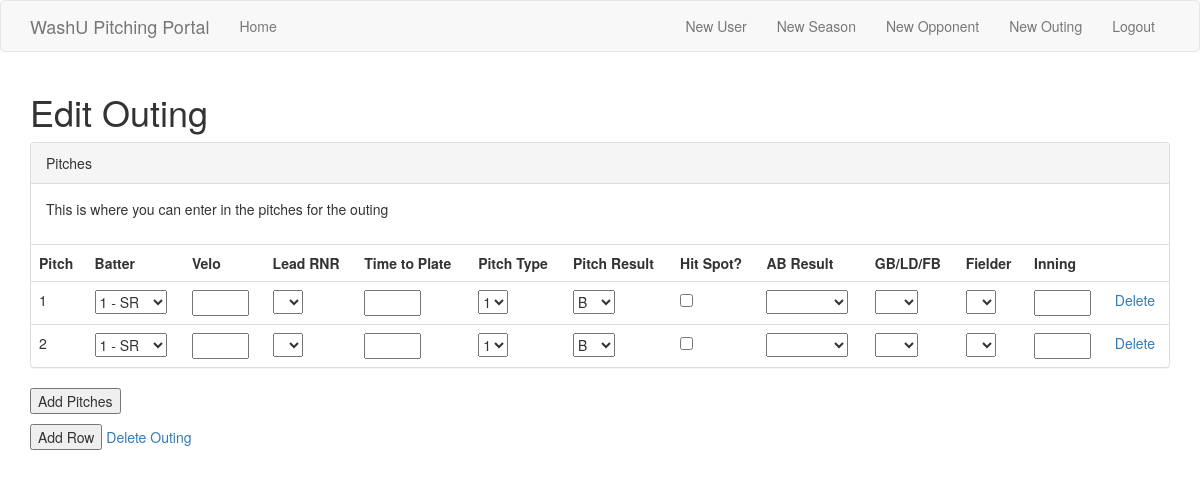
The page /edit_outing_pitches/1 (signed in) on the database as committed earlier.
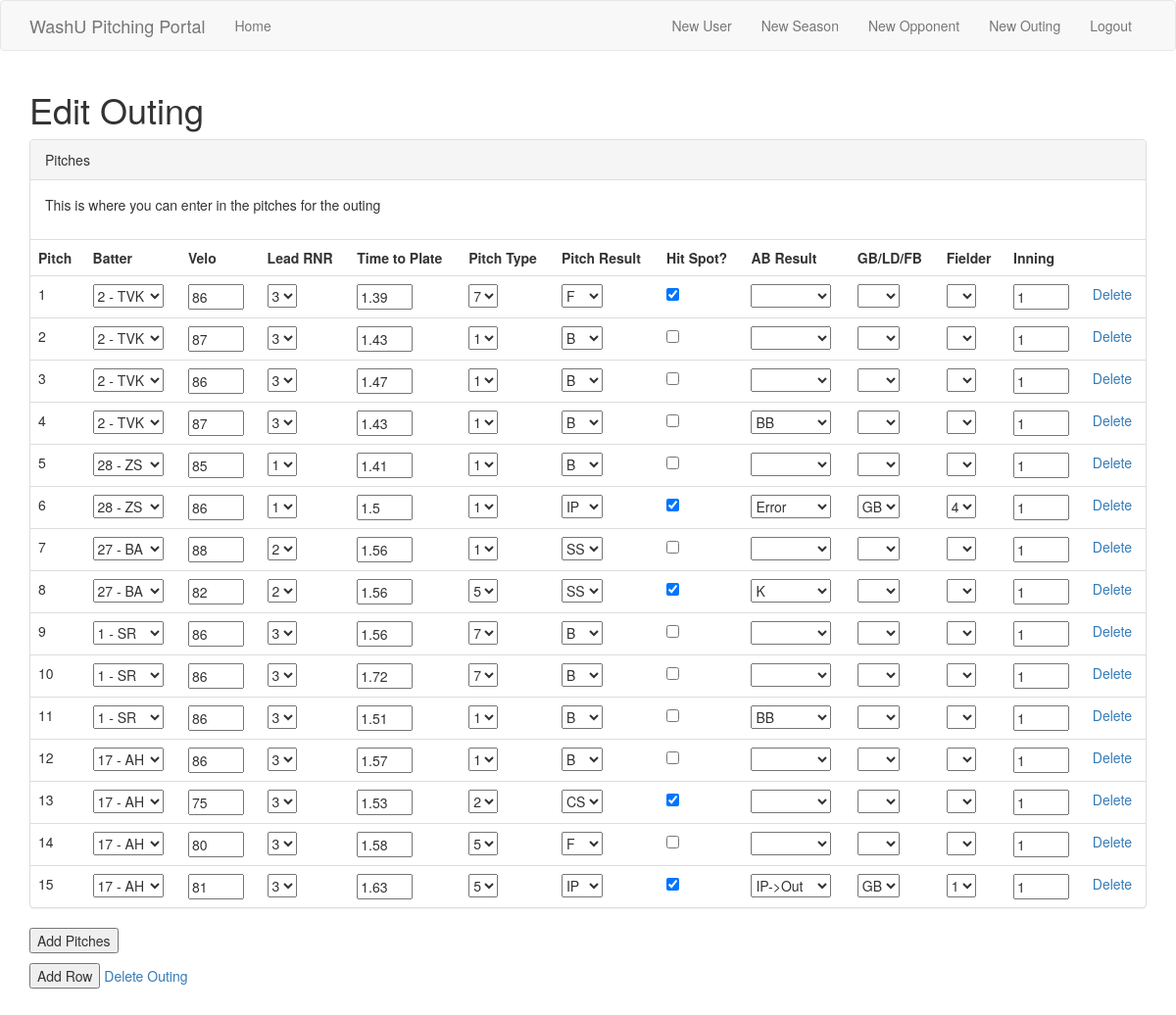
The same page on the database as committed later.
### app/models.py (models this page shows, shortened)
class Pitch(db.Model):
    id = db.Column(db.Integer, primary_key=True)
    atbat_id = db.Column(db.Integer, db.ForeignKey('at_bat.id'), index=True)
    pitch_num = db.Column(db.Integer, index=True)
    batter_id = db.Column(db.Integer, db.ForeignKey('batter.id'), index=True)
    velocity = db.Column(db.Integer, index=True)
    lead_runner = db.Column(db.String(8), index=True)
    time_to_plate = db.Column(db.Float, index=True)
    pitch_type = db.Column(db.String(8), index=True)
    pitch_result = db.Column(db.String(8), index=True)
    hit_spot = db.Column(db.Boolean, index=True)
    count = db.Column(db.String(8), index=True)
    ab_result = db.Column(db.String(32), index=True)
    traj = db.Column(db.String(8), index=True)
    fielder = db.Column(db.String(8), index=True)
    inning = db.Column(db.Integer, index=True)

class Batter(db.Model):
    id = db.Column(db.Integer, primary_key=True)
    name = db.Column(db.String(64), index=True)
    short_name = db.Column(db.String(8), index=True)
    bats = db.Column(db.String(8), index=True)
    grad_year = db.Column(db.String(8), index=True)
    opponent_id = db.Column(db.Integer, db.ForeignKey('opponent.id'), index=True)
    at_bats = db.relationship('AtBat', backref='batter', lazy='dynamic')
    def __repr__(self):
        return self.short_name

### app/routes.py (the view, shortened to what this page needs)
@app.route('/edit_outing_pitches/<outing_id>', methods=['GET', 'POST'])
@login_required
def edit_outing_pitches(outing_id):
    outing = Outing.query.filter_by(id=outing_id).first_or_404()
    user = User.query.filter_by(id=outing.user_id).first_or_404()
    opponent = Opponent.query.filter_by(id=outing.opponent_id).first_or_404()
    season = Season.query.filter_by(id=outing.season_id).first_or_404()
    if not current_user.admin:
        flash("You are not an admin and cannot edit someone else's outing")
        return redirect(url_for('index'))
    form = OutingPitchForm()
    for subform in form.pitch:
        subform.batter_id.choices = getAvailableBatters(outing_id)
    num_pitches = 0
    for at_bat in outing.at_bats:
        for pitch in at_bat.pitches:
            num_pitches += 1
    for p in range(1, num_pitches):
        form.pitch.append_entry()
    for subform in form.pitch:
        subform.batter_id.choices = getAvailableBatters(outing_id)
    batters = []
    for b in opponent.batters:
        batters.append(b)
    return render_template('outing/edit_outing_pitches.html',
                           title='Edit Outing',
                           outing=outing,
                           opponent=opponent,
                           form=form)

### app/forms.py
class OutingPitchForm(FlaskForm):
    pitch = FieldList(
        FormField(PitchForm),
        min_entries=1,
        max_entries=150,
        validators=[Optional()])
    submit = SubmitField('Add Pitches')

### app/models.py (called while the page is built)
@login.user_loader
def load_user(id):
    return User.query.get(int(id))

### app/routes.py (called while the page is built)
def getAvailableBatters(outing_id):
    outing = Outing.query.filter_by(id=outing_id).first_or_404()
    opponent = Opponent.query.filter_by(id=outing.opponent_id).first_or_404()
    batters_tuples = []
    for batter in opponent.batters:
        batters_tuples.append((batter.id, batter))
    return batters_tuples

### app/templates/outing/edit_outing_pitches.html (shortened to what the changed rows need)
{% extends "base.html" %}
{% block app_content %}
    <h1>Edit Outing</h1>
    <form method="post" novalidate>
        <div class="panel panel-default">
                <table class='table' id="table">
                    <tr>
                        <th>Pitch</th>
                        <th>Batter</th>
                        <th>Velo</th>
                        <th>Lead RNR</th>
                        <th>Time to Plate</th>
                        <th>Pitch Type</th>
                        <th>Pitch Result</th>
                        <th>Hit Spot?</th>
                        <th>AB Result</th>
                        <th>GB/LD/FB</th>
                        <th>Fielder</th>
                        <th>Inning</th>
                    </tr>
                    {% for at_bat in outing.at_bats %}
                        {% for pitch in at_bat.pitches %}
                            <tr class='subform' id="pitch-{{ pitch.pitch_num-1 }}-form" data-index='{{ pitch.pitch_num-1 }}'>
                                <td>{{ pitch.pitch_num }}</td>
                                <td>
                                    <select id="pitch-{{ pitch.pitch_num-1 }}-batter_id" name="pitch-{{ pitch.pitch_num-1 }}-batter_id">
                                    {% for batter in opponent.batters %}
                                        <option value="{{ batter.id }}" {% if pitch.batter_id==batter.id %} selected='selected' {% endif %}>{{ batter }}</option>
                                    {% endfor %}
                                    </select>
                                </td>
                                <td>
                                    {% if pitch.velocity == None %}
                                        <input id="pitch-{{ pitch.pitch_num-1 }}-velocity" name="pitch-{{ pitch.pitch_num-1 }}-velocity" size="4" type="text" value="">
                                    {% else %}
                                        <input id="pitch-{{ pitch.pitch_num-1 }}-velocity" name="pitch-{{ pitch.pitch_num-1 }}-velocity" size="4" type="text" value="{{ pitch.velocity }}">
                                    {% endif %}
                                </td>
                                <td>
                                    <select id="pitch-{{pitch.pitch_num-1}}-lead_runner" name="pitch-{{pitch.pitch_num-1}}-lead_runner" required>
                                        <option value="" {% if pitch.lead_runner==None %} selected='selected' {% endif %}></option>
                                        <option value="1" {% if pitch.lead_runner==1 %} selected='selected' {% endif %}>1</option>
                                        <option value="2" {% if pitch.lead_runner==2 %} selected='selected' {% endif %}>2</option>
                                        <option value="3" {% if pitch.lead_runner==3 %} selected='selected' {% endif %}>3</option>
                                    </select>
                                </td>
                                <td>
                                    {% if pitch.time_to_plate == None %}
                                        <input id="pitch-{{ pitch.pitch_num-1 }}-time_to_plate" name="pitch-{{ pitch.pitch_num-1 }}-time_to_plate" size="4" type="text" value="">
                                    {% else %}
                                        <input id="pitch-{{ pitch.pitch_num-1 }}-time_to_plate" name="pitch-{{ pitch.pitch_num-1 }}-time_to_plate" size="4" type="text" value="{{ pitch.time_to_plate }}">
                                    {% endif %}
                                </td>
                                <td>
                                    <select id="pitch-{{pitch.pitch_num-1}}-pitch_type" name="pitch-{{pitch.pitch_num-1}}-pitch_type" required>
                                        <option value="1" {% if pitch.pitch_type==1 %} selected='selected' {% endif %}>1</option>
                                        <option value="2" {% if pitch.pitch_type==2 %} selected='selected' {% endif %}>2</option>
                                        <option value="5" {% if pitch.pitch_type==5 %} selected='selected' {% endif %}>5</option>
                                        <option value="7" {% if pitch.pitch_type==7 %} selected='selected' {% endif %}>7</option>
                                    </select>
                                </td>
                                <td>
                                    <select id="pitch-{{pitch.pitch_num-1}}-pitch_result" name="pitch-{{pitch.pitch_num-1}}-pitch_result" required>
                                        <option value="B" {% if pitch.pitch_result=='B' %} selected='selected' {% endif %}>B</option>
                                        <option value="CS" {% if pitch.pitch_result=='CS' %} selected='selected' {% endif %}>CS</option>
                                        <option value="SS" {% if pitch.pitch_result=='SS' %} selected='selected' {% endif %}>SS</option>
                                        <option value="F" {% if pitch.pitch_result=='F' %} selected='selected' {% endif %}>F</option>
                                        <option value="IP" {% if pitch.pitch_result=='IP' %} selected='selected' {% endif %}>IP</option>
                                    </select>
                                </td>
                                <td>
                                    {% if pitch.hit_spot %}
                                        <input id="pitch-{{ pitch.pitch_num-1 }}-hit_spot" name="pitch-{{ pitch.pitch_num-1 }}-hit_spot" type="checkbox" checked>
                                    {% else %}
                                        <input id="pitch-{{ pitch.pitch_num-1 }}-hit_spot" name="pitch-{{ pitch.pitch_num-1 }}-hit_spot" type="checkbox">
                                    {% endif %}
                                </td>
                                <td>
                                    <select id="pitch-{{ pitch.pitch_num-1 }}-ab_result" name="pitch-{{ pitch.pitch_num-1 }}-ab_result" required>
                                        <option value="" {% if pitch.ab_result==None %} selected='selected' {% endif %}></option>
                                        <option value="IP->Out" {% if pitch.ab_result=='IP->Out' %} selected='selected' {% endif %}>IP->Out</option>
                                        <option value="K" {% if pitch.ab_result=='K' %} selected='selected' {% endif %}>K</option>
                                        <option value="BB" {% if pitch.ab_result=='BB' %} selected='selected' {% endif %}>BB</option>
                                        <option value="Error" {% if pitch.ab_result=='Error' %} selected='selected' {% endif %}>Error</option>
                                    </select>
                                </td>
                                <td>
                                    <select id="pitch-{{ pitch.pitch_num-1 }}-traj" name="pitch-{{ pitch.pitch_num-1 }}-traj" required>
                                        <option value="" {% if pitch.traj==None %} selected='selected' {% endif %}></option>
                                        <option value="GB" {% if pitch.traj=='GB' %} selected='selected' {% endif %}>GB</option>
                                    </select>
                                </td>
                                <td>
                                    <select id="pitch-{{ pitch.pitch_num-1 }}-fielder" name="pitch-{{ pitch.pitch_num-1 }}-fielder" required>
                                        <option value="" {% if pitch.fielder==None %} selected='selected' {% endif %}></option>
                                        <option value="1" {% if pitch.fielder==1 %} selected='selected' {% endif %}>1</option>
                                        <option value="4" {% if pitch.fielder==4 %} selected='selected' {% endif %}>4</option>
                                    </select>
                                </td>
                                <td>
                                    {% if pitch.inning == None %}
                                        <input id="pitch-{{ pitch.pitch_num-1 }}-inning" name="pitch-{{ pitch.pitch_num-1 }}-inning" size="4" type="text" value="">
                                    {% else %}
                                        <input id="pitch-{{ pitch.pitch_num-1 }}-inning" name="pitch-{{ pitch.pitch_num-1 }}-inning" size="4" type="text" value="{{ pitch.inning }}">
                                    {% endif %}
                                </td>
                                <td><a class="delete" data-index="{{ pitch.pitch_num-1 }}">Delete</a></td>
                            </tr>
                    {% endfor %}
                {% endfor %}
                </table>
        </div>
    </form>
{% endblock %}

Rows that differ between the two databases and show on the page:
removed Pitch: pitch_num "1", pitch_type+pitch_num "1", pitch_result+pitch_num "B"
removed Pitch: pitch_num "2", pitch_type+pitch_num "1", pitch_result+pitch_num "B"
added Pitch: pitch_num "1", batter+pitch_num "2 - TVK", velocity "86", lead_runner+pitch_num "3", time_to_plate "1.39", pitch_type+pitch_num "7", pitch_result+pitch_num "F", inning "1"
added Pitch: pitch_num "2", batter+pitch_num "2 - TVK", velocity "87", lead_runner+pitch_num "3", time_to_plate "1.43", pitch_type+pitch_num "1", pitch_result+pitch_num "B", pitch_num+inning "1"
added Pitch: pitch_num "3", batter+pitch_num "2 - TVK", velocity "86", lead_runner+pitch_num "3", time_to_plate "1.47", pitch_type+pitch_num "1", pitch_result+pitch_num "B", inning "1"
added Pitch: pitch_num "4", batter+pitch_num "2 - TVK", velocity "87", lead_runner+pitch_num "3", time_to_plate "1.43", pitch_type+pitch_num "1", pitch_result+pitch_num "B", ab_result+pitch_num "BB", inning "1"
added Pitch: pitch_num "5", batter+pitch_num "28 - ZS", velocity "85", lead_runner+pitch_num "1", time_to_plate "1.41", pitch_type+pitch_num "1", pitch_result+pitch_num "B", inning "1"
added Pitch: pitch_num "6", batter+pitch_num "28 - ZS", velocity "86", lead_runner+pitch_num "1", time_to_plate "1.5", pitch_type+pitch_num "1", pitch_result+pitch_num "IP", ab_result+pitch_num "Error", traj+pitch_num "GB", fielder+pitch_num "4", inning "1"
added Pitch: pitch_num "7", batter+pitch_num "27 - BA", velocity "88", lead_runner+pitch_num "2", time_to_plate "1.56", pitch_type+pitch_num "1", pitch_result+pitch_num "SS", inning "1"
added Pitch: pitch_num "8", batter+pitch_num "27 - BA", velocity "82", lead_runner+pitch_num "2", time_to_plate "1.56", pitch_type+pitch_num "5", pitch_result+pitch_num "SS", ab_result+pitch_num "K", inning "1"
added Pitch: pitch_num "9", batter+pitch_num "1 - SR", velocity "86", lead_runner+pitch_num "3", time_to_plate "1.56", pitch_type+pitch_num "7", pitch_result+pitch_num "B", inning "1"
added Pitch: pitch_num "10", batter+pitch_num "1 - SR", velocity "86", lead_runner+pitch_num "3", time_to_plate "1.72", pitch_type+pitch_num "7", pitch_result+pitch_num "B", inning "1"
added Pitch: pitch_num "11", batter+pitch_num "1 - SR", velocity "86", lead_runner+pitch_num "3", time_to_plate "1.51", pitch_type+pitch_num "1", pitch_result+pitch_num "B", ab_result+pitch_num "BB", inning "1"
added Pitch: pitch_num "12", batter+pitch_num "17 - AH", velocity "86", lead_runner+pitch_num "3", time_to_plate "1.57", pitch_type+pitch_num "1", pitch_result+pitch_num "B", inning "1"
added Pitch: pitch_num "13", batter+pitch_num "17 - AH", velocity "75", lead_runner+pitch_num "3", time_to_plate "1.53", pitch_type+pitch_num "2", pitch_result+pitch_num "CS", inning "1"
added Pitch: pitch_num "14", batter+pitch_num "17 - AH", velocity "80", lead_runner+pitch_num "3", time_to_plate "1.58", pitch_type+pitch_num "5", pitch_result+pitch_num "F", inning "1"
added Pitch: pitch_num "15", batter+pitch_num "17 - AH", velocity "81", lead_runner+pitch_num "3", time_to_plate "1.63", pitch_type+pitch_num "5", pitch_result+pitch_num "IP", ab_result+pitch_num "IP->Out", traj+pitch_num "GB", fielder+pitch_num "1", inning "1"
